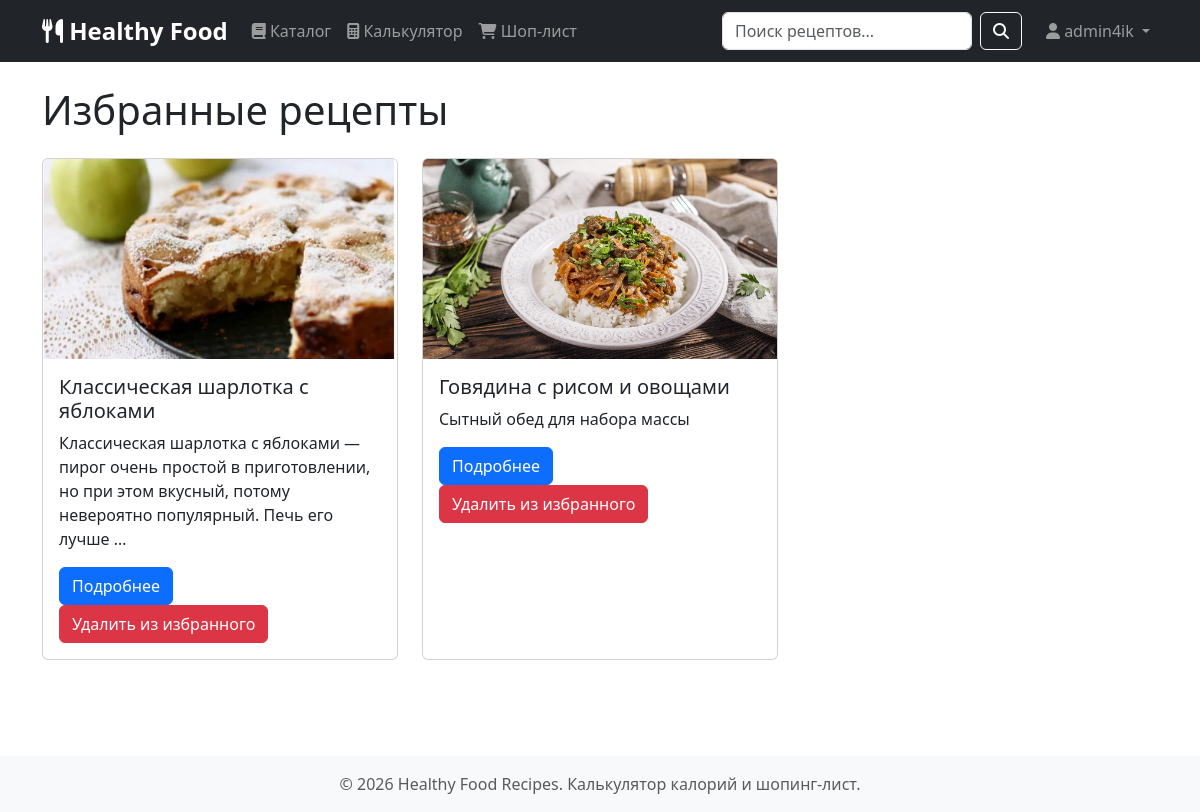
/favorites/ (signed in), run on the app's committed database.
### recipes/models.py (models this page shows)
class Favorite(models.Model):
    user = models.ForeignKey(User, on_delete=models.CASCADE)
    recipe = models.ForeignKey(Recipe, on_delete=models.CASCADE)
    created_at = models.DateTimeField(auto_now_add=True)
    class Meta:
        unique_together = ('user', 'recipe')
        verbose_name = 'Избранное'
        verbose_name_plural = 'Избранное'

class Recipe(models.Model):
    title = models.CharField(max_length=200)
    description = models.TextField()
    cooking_time = models.IntegerField(help_text='минуты')
    image = models.ImageField(upload_to='recipes/', blank=True, null=True)
    servings = models.IntegerField(default=1)
    author = models.ForeignKey(User, on_delete=models.CASCADE, null=True, blank=True, related_name='recipes')
    class Meta:
        verbose_name = 'Рецепт'
        verbose_name_plural = 'Рецепты'
        permissions = [
            ('can_edit_all_recipes', 'Может редактировать любые рецепты'),
            ('can_delete_all_recipes', 'Может удалять любые рецепты'),
        ]

### recipes/views.py (the view)
# urls.py: path('favorites/', views.favorites, name='favorites'),
@login_required
def favorites(request):
    favorite_recipes = Favorite.objects.filter(user=request.user).select_related('recipe')
    return render(request, 'recipes/favorites.html', {'favorite_recipes': favorite_recipes})

### recipes/templates/recipes/favorites.html (shortened to what this page needs)
{% extends 'base.html' %}
{% block content %}
<h1 class="mb-4">Избранные рецепты</h1>
<div class="row">
    {% for fav in favorite_recipes %}
    <div class="col-md-4 mb-4">
        <div class="card h-100">
            {% if fav.recipe.image %}
            <img src="{{ fav.recipe.image.url }}" class="card-img-top" alt="{{ fav.recipe.title }}" style="height: 200px; object-fit: cover;">
            {% endif %}
            <div class="card-body">
                <h5 class="card-title">{{ fav.recipe.title }}</h5>
                <p class="card-text">{{ fav.recipe.description|truncatewords:20 }}</p>
                <a href="{% url 'recipe_detail' fav.recipe.id %}" class="btn btn-primary">Подробнее</a>
                <a href="{% url 'remove_from_favorites' fav.recipe.id %}" class="btn btn-danger">Удалить из избранного</a>
            </div>
        </div>
    </div>
    {% endfor %}
</div>
{% endblock %}

### templates/base.html (shortened to what this page needs)
<!DOCTYPE html>
<html lang="ru">
<head>
    <link href="https://cdn.jsdelivr.net/npm/bootstrap@5.3.0/dist/css/bootstrap.min.css" rel="stylesheet">
    <link rel="stylesheet" href="https://cdnjs.cloudflare.com/ajax/libs/font-awesome/6.4.0/css/all.min.css">
</head>
<body>
    <nav class="navbar navbar-expand-lg navbar-dark bg-dark">
        <div class="container">
            <a class="navbar-brand" href="{% url 'recipe_list' %}">
                <i class="fas fa-utensils"></i> Healthy Food
            </a>
            <div class="collapse navbar-collapse" id="navbarNav">
                <ul class="navbar-nav me-auto">
                    <li class="nav-item">
                        <a class="nav-link {% if request.resolver_match.url_name == 'recipe_list' %}active{% endif %}" href="{% url 'recipe_list' %}">
                            <i class="fas fa-book"></i> Каталог
                        </a>
                    </li>
                    <li class="nav-item">
                        <a class="nav-link {% if request.resolver_match.url_name == 'calculator' %}active{% endif %}" href="{% url 'calculator' %}">
                            <i class="fas fa-calculator"></i> Калькулятор
                        </a>
                    </li>
                    <li class="nav-item">
                        <a class="nav-link {% if request.resolver_match.url_name == 'shopping_list' %}active{% endif %}" href="{% url 'shopping_list' %}">
                            <i class="fas fa-shopping-cart"></i> Шоп-лист
                        </a>
                    </li>
                </ul>
                <form class="d-flex search-form me-3" action="{% url 'recipe_list' %}" method="get">
                    <input class="form-control me-2" type="search" name="search" placeholder="Поиск рецептов..." value="{{ search_query }}">
                    <button class="btn btn-outline-light" type="submit">
                        <i class="fas fa-search"></i>
                    </button>
                </form>
                <ul class="navbar-nav">
                    {% if user.is_authenticated %}
                        <li class="nav-item dropdown">
                            <a class="nav-link dropdown-toggle" href="#" id="userDropdown" role="button" data-bs-toggle="dropdown">
                                <i class="fas fa-user"></i> {{ user.username }}
                            </a>
                        </li>
                    {% endif %}
                </ul>
            </div>
        </div>
    </nav>
    <main class="py-4">
        <div class="container">
            {% block content %}
            {% endblock %}
        </div>
    </main>
    <footer class="bg-light text-center py-3 mt-5">
        <div class="container">
            <span class="text-muted">© 2026 Healthy Food Recipes. Калькулятор калорий и шопинг-лист.</span>
        </div>
    </footer>
</body>
</html>

### templates/base.html (style rules this page uses)
.navbar-brand { font-weight: bold; font-size: 1.5rem; }
.search-form { width: 300px; }

### data on the page
Favorite: recipe.image (picture), recipe "Классическая шарлотка с яблоками", recipe.description "Классическая шарлотка с яблоками — пирог очень простой в приготовлении, но при этом вкусный, потому невероятно популярный. Печь его лучше …"
Favorite: recipe.image (picture), recipe "Говядина с рисом и овощами", recipe.description "Сытный обед для набора массы"

### other printed values
{{ user.username }} "admin4ik"
